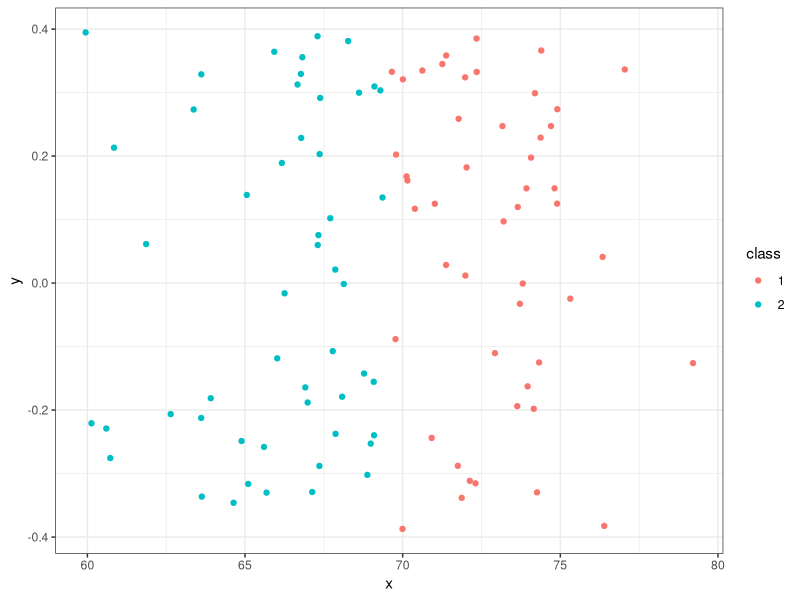
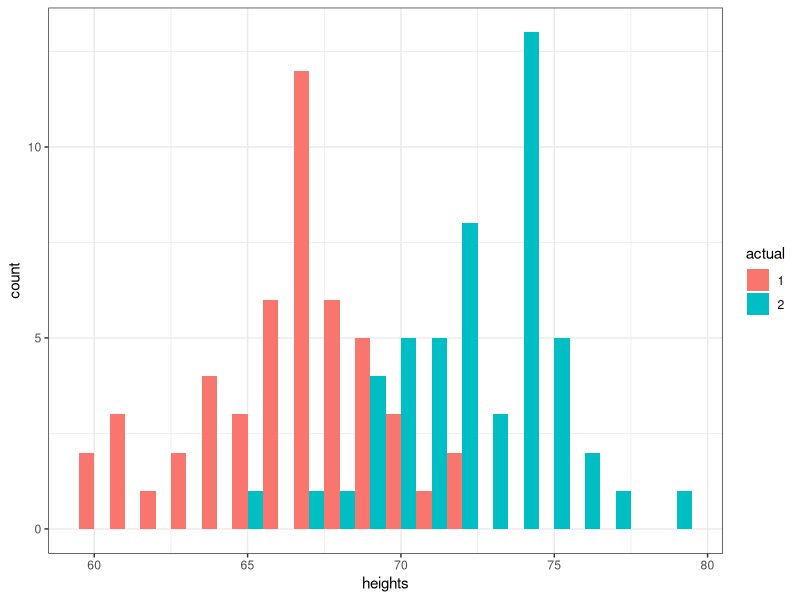
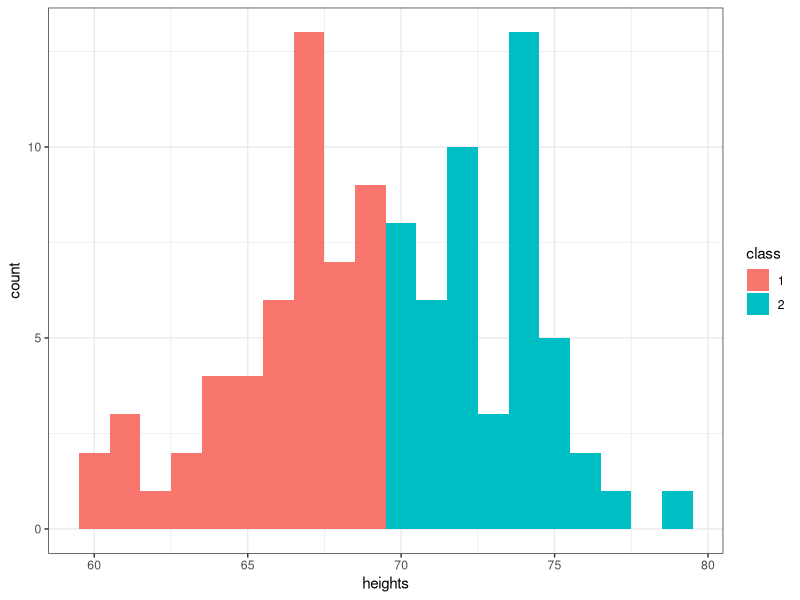
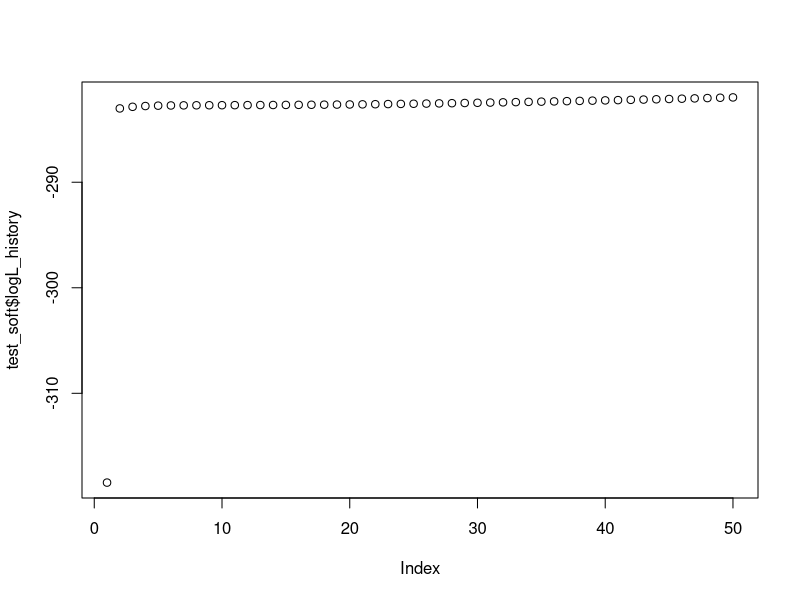
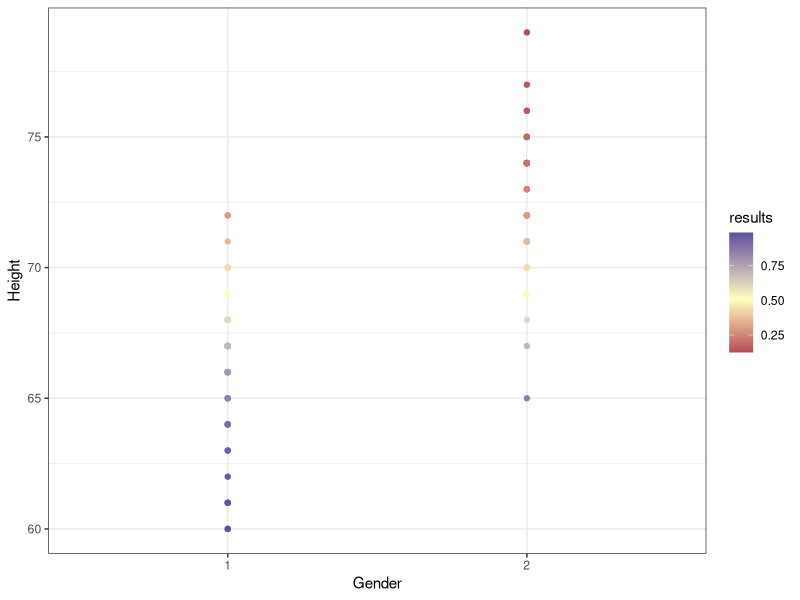
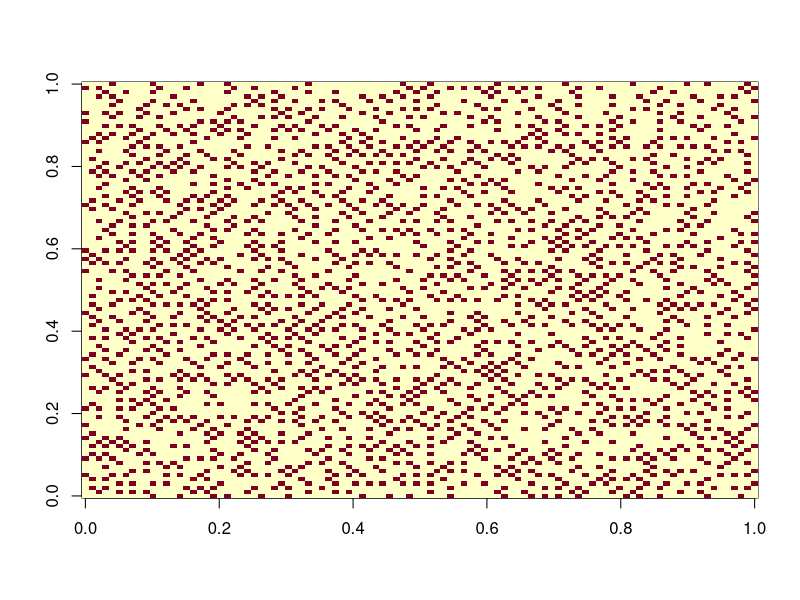
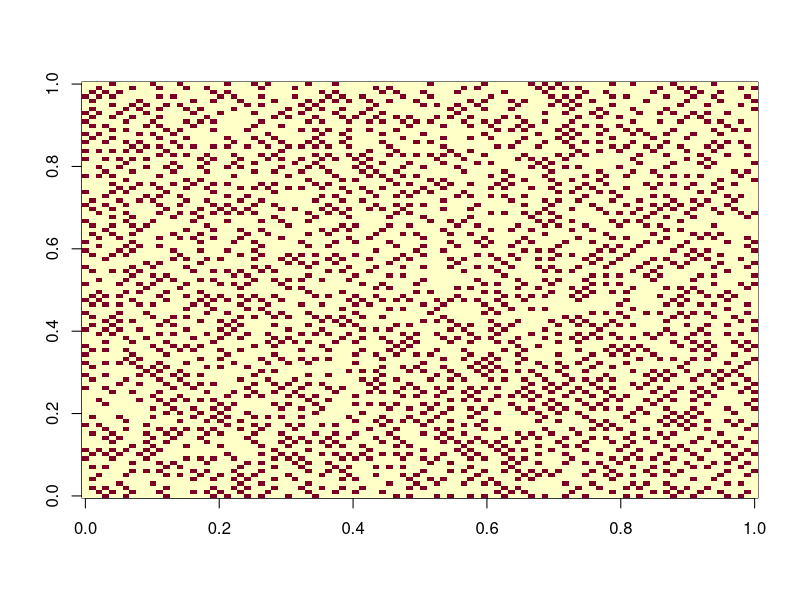

Write the R code that produced these figures, in order. (Note: a time limit stopped this script after it produced the figures.)
## ---- chunk 1
knitr::opts_chunk$set(echo = TRUE)
library(tidyverse)
## ---- chunk 2

set.seed(123)
hopeHeights <- read.table("Hope Heights.txt", header = TRUE)

X <- hopeHeights$Height
#X_synth <- c(X, X + rnorm(1000, mean = 0, sd = 1.2))

### Initialize theta with k means clustering

X.kmeans <- kmeans(X, 2)

X.kmeans.cluster <- X.kmeans$cluster

data.frame(x = X, class = as.factor(3-X.kmeans.cluster)) %>%
  ggplot(aes(x = x, y = 0, color = class)) +
  geom_jitter() + theme_bw()

X.kmeans.summary <- data.frame(x = X,
                               class = as.factor(X.kmeans.cluster)) %>%
  group_by(class) %>%
  summarise(n = n(),
            pi = n() / length(X),
            mu = mean(x),
            sigma2 = sd(x)^2)

init_theta <- c(X.kmeans.summary$mu, X.kmeans.summary$sigma2, X.kmeans.summary$pi) %>%
  setNames(c("mu1", "mu2", "s1", "s2", "p1", "p2"))

e_step_hard <- function(x, theta) {
  
  mu1 <- theta["mu1"]
  mu2 <- theta["mu2"]
  s1 <- theta["s1"]
  s2 <- theta["s2"]
  p1 <- theta["p1"]
  p2 <- theta["p2"]
  
  z1 <- dnorm(x, mu1, sqrt(s1)) * p1
  z2 <- dnorm(x, mu2, sqrt(s2)) * p2
  
  Z <- apply(cbind(z1, z2), 1, which.max)

  return(Z)
}

m_step_hard <- function(x, Z) {
  
  n1 <- sum(Z == 1)
  n2 <- sum(Z == 2)

  mu1 <- 1/n1 * sum(x[Z == 1])
  mu2 <- 1/n2 * sum(x[Z == 2])

  s1 <- sum((x[Z == 1] - mu1)^2) * 1/n1
  s2 <- sum((x[Z == 2] - mu2)^2) * 1/n2

  p1 <- n1 / length(x)
  p2 <- n2 / length(x)

  return(c(mu1, mu2, s1, s2, p1, p2) %>% setNames(c("mu1", "mu2", "s1", "s2", "p1", "p2")))
}

EM_hard <- function(x, start_theta, max_iter = 50){
  
  start_theta <- start_theta %>% 
    setNames(c("mu1", "mu2", "s1", "s2", "p1", "p2"))
  
  e.step <- e_step_hard(X, theta = start_theta)
  m.step.theta <- m_step_hard(X, e.step)
  
  iter <- 1
  while(iter <= max_iter) {

    e.step <- e_step_hard(X, m.step.theta)
    m.step <- m_step_hard(X, e.step)
    iter <- iter + 1
  }
  
  return(list(Class = e.step,
              theta = m.step))
  
}

set.seed(12)
#test <- EM_hard(X, c(mean(X) + rnorm(1), mean(X)+ rnorm(1), sd(X), sd(X), 0.45, 0.55))
test_hard <- EM_hard(X, init_theta)
test_hard$theta
#View(test$Class[1:100])


results <- data.frame(heights = X,
                      class = as.factor(test_hard$Class),
                      actual = as.factor(hopeHeights$Gender))

ggplot(data = results, aes(x = heights, fill  = actual)) +
  geom_histogram(binwidth = 1, position = "dodge") + theme_bw()

ggplot(data = results, aes(x = heights, fill  = class)) +
  geom_histogram(binwidth = 1)+ theme_bw()

## ---- chunk 3
# 
# set.seed(123)
# init_theta <- c(runif(2, min(X)*0.8, max(X)*1.2), (sd(X) + rnorm(2, 1, 1))^2, 0.6, 0.4)

## ---- chunk 4

e_step_soft <- function(x, theta) {
  
  mu1 <- theta["mu1"]
  mu2 <- theta["mu2"]
  s1 <- theta["s1"]
  s2 <- theta["s2"]
  p1 <- theta["p1"]
  p2 <- theta["p2"]
  
  z1 <- dnorm(x, mu1, sqrt(s1)) * p1
  z2 <- dnorm(x, mu2, sqrt(s2)) * p2
  
  sum.of.zs <- z1 + z2
  
  z1.post <- z1 / sum.of.zs
  z2.post <- z2 / sum.of.zs

  logLike <- sum(log(sum.of.zs))

  return(list("loglik" = logLike,
       "posterior.df" = cbind(z1.post, z2.post)))
}

m_step_soft <- function(x, posterior.df) {
  
  m1 <- sum(posterior.df[, 1])
  m2 <- sum(posterior.df[, 2])

  mu1 <- 1/m1 * sum(posterior.df[, 1] * x)
  mu2 <- 1/m2 * sum(posterior.df[, 2] * x)

  s1 <- sum(posterior.df[, 1] * (x - mu1)^2) * 1/m1
  s2 <- sum(posterior.df[, 2] * (x - mu2)^2) * 1/m2

  p1 <- m1 / length(x)
  p2 <- m2 / length(x)

  return(c(mu1, mu2, s1, s2, p1, p2) %>% setNames(c("mu1", "mu2", "s1", "s2", "p1", "p2")))
}


EM_soft <- function(x, init_theta, max_iter = 50, epsilon = 1e-4){
  
  init_theta <- init_theta %>%
    setNames(c("mu1", "mu2", "s1", "s2", "p1", "p2"))
  
  for (i in 1:max_iter) {
    if (i == 1) {
      # Initialization
      e.step <- e_step_soft(X, init_theta)
      m.step <- m_step_soft(X, e.step[["posterior.df"]])
      cur.loglik <- e.step[["loglik"]]
      loglik.vector <- e.step[["loglik"]]
    } else {
      # Repeat E and M steps till convergence
      e.step <- e_step_soft(X, m.step)
      m.step <- m_step_soft(X, e.step[["posterior.df"]])
      loglik.vector <- c(loglik.vector, e.step[["loglik"]])
      
      loglik.diff <- abs((cur.loglik - e.step[["loglik"]]))
      if(loglik.diff < epsilon) {
        break
      } else {
        cur.loglik <- e.step[["loglik"]]
      }
    }
  }
  
  return(list(
    theta = m.step,
    logL_history = loglik.vector,
    probs = e.step[["posterior.df"]]
  ))
}

set.seed(21)
test_soft <- EM_soft(X, 
                init_theta = c(mean(X) + rnorm(1), mean(X)+ rnorm(1), sd(X)+ rnorm(1)^2, sd(X)+ rnorm(1)^2, 0.45, 0.55),
                max_iter = 50,
                epsilon = 1e-3)

#test$logL_history

plot(test_soft$logL_history)

test_soft$theta
test_hard$theta
## ---- chunk 5

X_soft <- hopeHeights
X_soft$results = test_soft$probs[,1]
X_soft$Gender = as.factor(X_soft$Gender)

ggplot(X_soft, aes(x = Gender, y = Height)) +
  geom_point(aes(color = results)) +
  #scale_color_brewer(palette = "Spectral")
  scale_color_gradient2(low = "#9E0142", mid = "#FFFFBF", high = "#5E4FA2", midpoint = 0.51) +
  theme_bw()

X_soft <- X_soft %>%
  mutate(genderGuess = ifelse(results <= 0.51, 2, 1)) %>%
  mutate(genderGuess = as.factor(genderGuess))


sum(X_soft$Gender == X_soft$genderGuess) / nrow(X_soft)

## ---- chunk 6
TimeSeries <- read_csv("TimeSeries.csv")
X <- TimeSeries %>% as.matrix()
#plot(TimeSeries[1,], type="l", ylim=c(-12,12))

# for (i in 2:1000) {
#   lines(TimeSeries[i,])
# }


## ---- chunk 7

init_assignments <- sample(c(1:4), 1000, replace = T)
Z <- init_assignments

m_step_hard <- function(X, Z){
  
  N1 <- sum(Z == 1)
  N2 <- sum(Z == 2)
  N3 <- sum(Z == 3)
  N4 <- sum(Z == 4)
  
  mu1 <- 1/N1 * colSums(X[Z == 1,])
  mu2 <- 1/N2 * colSums(X[Z == 2,])
  mu3 <- 1/N3 * colSums(X[Z == 3,])
  mu4 <- 1/N4 * colSums(X[Z == 4,])
  

  sigma1 <- 1/N1 * t(X[Z==1, ] - matrix(1, nrow = N1) %*% mu1) %*%(X[Z==1, ] - matrix(1, nrow = N1) %*% mu1)
  sigma2 <- 1/N2 * t(X[Z==2, ] - matrix(1, nrow = N2) %*% mu2) %*%(X[Z==2, ] - matrix(1, nrow = N2) %*% mu2)
  sigma3 <- 1/N3 * t(X[Z==3, ] - matrix(1, nrow = N3) %*% mu3) %*%(X[Z==3, ] - matrix(1, nrow = N3) %*% mu3)
  sigma4 <- 1/N4 * t(X[Z==4, ] - matrix(1, nrow = N4) %*% mu4) %*%(X[Z==4, ] - matrix(1, nrow = N4) %*% mu4)

  Sigma <- list(sigma1, sigma2, sigma3, sigma4)
  
  Pi <- c(N1, N2, N3, N4) / sum(N1, N2, N3, N4)
  
  Mu <- rbind(mu1, mu2, mu3, mu4)
  
  theta <- list(Mu = Mu, Sigma = Sigma, Pi = Pi)
  
  return(theta)
  
}


e_step_hard <- function(x, theta){
  
  require(mvtnorm)
  mu1 <- theta$Mu[1, ]
  mu2 <- theta$Mu[2, ]
  mu3 <- theta$Mu[3, ]
  mu4 <- theta$Mu[4, ]
  
  sigma1 <- theta$Sigma[[1]]
  sigma2 <- theta$Sigma[[2]]
  sigma3 <- theta$Sigma[[3]]
  sigma4 <- theta$Sigma[[4]]
  
  p1 <- theta$Pi[1]
  p2 <- theta$Pi[2]
  p3 <- theta$Pi[3]
  p4 <- theta$Pi[4]
  

  z1 <- p1 * apply(X, 1, dmvnorm, mean = mu1, sigma = sigma1)
  z2 <- p2 * apply(X, 1, dmvnorm, mean = mu2, sigma = sigma2)
  z3 <- p3 * apply(X, 1, dmvnorm, mean = mu3, sigma = sigma3)
  z4 <- p4 * apply(X, 1, dmvnorm, mean = mu4, sigma = sigma4)
  
  Z <- cbind(z1, z2, z3, z4)
  Z <- apply(Z, 1, which.max)
  return(Z)
  
}


#start_Z <- matrix(rep(diag(1, 4), 250), nrow = 1000, byrow = T)
start_Z <- init_assignments

EM_hard <- function(x, start_Z, max_iter = 50){
  
  m.step.theta <- m_step_hard(X, start_Z)
  e.step <- e_step_hard(X, theta = m.step.theta)
  
  iter <- 1
  while(iter <= max_iter) {
    m.step <- m_step_hard(X, e.step)
    e.step <- e_step_hard(X, m.step.theta)
    iter <- iter + 1
  }
  
  return(list(Class = e.step,
              theta = m.step))
  
}

EM_hard_results <- EM_hard(X, init_assignments)
EM_hard_results$theta$Pi
EM_hard_results$theta$Mu


## ---- chunk 8

Z <- matrix(runif(4000), ncol = 4)
Z <- Z / rowSums(Z)

m_step_soft <- function(X, Z){
  
  M1 <- sum(Z[ ,1])
  M2 <- sum(Z[ ,2]) 
  M3 <- sum(Z[ ,3])
  M4 <- sum(Z[ ,4])
  
  mu1 <- 1/M1 * colSums(Z[,1] * X)
  mu2 <- 1/M2 * colSums(Z[,2] * X)
  mu3 <- 1/M3 * colSums(Z[,3] * X)
  mu4 <- 1/M4 * colSums(Z[,4] * X)
  
  obs <- nrow(X)
  
  sigma1 <- matrix(0, 20, 20)
  for (i in 1:1000) {
    sigma1 <- sigma1 + Z[i,1] * (matrix(X[i,]) - mu1) %*% t(matrix(X[i,]) - mu1)
  }
  sigma1 <- sigma1 / M1
  
  sigma2 <- matrix(0, 20, 20)
  for (i in 1:1000) {
    sigma2 <- sigma2 + Z[i,2] * (matrix(X[i,]) - mu2) %*% t(matrix(X[i,]) - mu2)
  }
  sigma2 <- sigma2 / M2
  
  sigma3 <- matrix(0, 20, 20)
  for (i in 1:1000) {
    sigma3 <- sigma3 + Z[i,3] * (matrix(X[i,]) - mu3) %*% t(matrix(X[i,]) - mu3)
  }
  sigma3 <- sigma3 / M3
  
  sigma4 <- matrix(0, 20, 20)
  for (i in 1:1000) {
    sigma4 <- sigma4 + Z[i,4] * (matrix(X[i,]) - mu4) %*% t(matrix(X[i,]) - mu4)
  }
  sigma4 <- sigma4 / M4

  Sigma <- list(sigma1, sigma2, sigma3, sigma4)
  
  Pi <- c(M1, M2, M3, M4) / sum(M1, M2, M3, M4)
  
  Mu <- rbind(mu1, mu2, mu3, mu4)
  
  theta <- list(Mu = Mu, Sigma = Sigma, Pi = Pi)
  
  return(theta)
  
}

e_step_soft <- function(x, theta){
  
  require(mvtnorm)
  mu1 <- theta$Mu[1, ]
  mu2 <- theta$Mu[2, ]
  mu3 <- theta$Mu[3, ]
  mu4 <- theta$Mu[4, ]
  
  sigma1 <- theta$Sigma[[1]]
  sigma2 <- theta$Sigma[[2]]
  sigma3 <- theta$Sigma[[3]]
  sigma4 <- theta$Sigma[[4]]
  
  p1 <- theta$Pi[1]
  p2 <- theta$Pi[2]
  p3 <- theta$Pi[3]
  p4 <- theta$Pi[4]
  

  z1 <- p1 * apply(X, 1, dmvnorm, mean = mu1, sigma = sigma1)
  z2 <- p2 * apply(X, 1, dmvnorm, mean = mu2, sigma = sigma2)
  z3 <- p3 * apply(X, 1, dmvnorm, mean = mu3, sigma = sigma3)
  z4 <- p4 * apply(X, 1, dmvnorm, mean = mu4, sigma = sigma4)
  
  Z <- cbind(z1, z2, z3, z4) / rowSums(cbind(z1, z2, z3, z4))
  
  return(Z)
  
}

init_Z <- Z
EM_soft <- function(X, init_Z, max_iter = 50, epsilon = 1e-3){
  
  # init_theta <- init_theta %>%
  #   setNames(c("mu1", "mu2", "s1", "s2", "p1", "p2"))
  
  for (i in 1:max_iter) {
    if (i == 1) {
      # Initialization
      m.step <- m_step_soft(X, init_Z)
      e.step <- e_step_soft(X, m.step)
      #cur.loglik <- e.step[["loglik"]]
      #loglik.vector <- e.step[["loglik"]]
    } else {
      # Repeat E and M steps till convergence
      m.step <- m_step_soft(X, e.step)
      e.step <- e_step_soft(X, m.step)
      #loglik.vector <- c(loglik.vector, e.step[["loglik"]])
      
      #loglik.diff <- abs((cur.loglik - e.step[["loglik"]]))
      # if(loglik.diff < epsilon) {
      #   break
      # } else {
      #   cur.loglik <- e.step[["loglik"]]
      # }
    }
  }
  
  return(list(
    theta = m.step,
    #logL_history = loglik.vector,
    probs = e.step
  ))
}

EM_soft_results <- EM_soft(X, init_Z = init_Z)

EM_soft_results$theta$Pi
EM_hard_results$theta$Pi

EM_soft_results$theta$Mu
EM_hard_results$theta$Mu

## ---- chunk 9

w <- matrix(0, nrow = 100, ncol = 100)
X_0 <- w
X <- X_0

f_X <- matrix(c(sum(X_0), 0), ncol = 2)

is_hardcore <- function(W){
  
  ### Check rowwise hardcore
  hc_rowwise <- !any(apply(W, 1, function(x){
    any(x[1:99] + x[2:100] == 2)
  }))
  
  ### Check column wise hardcore
  hc_columnwise <- !any(apply(W, 2, function(x){
    any(x[1:99] + x[2:100] == 2)
  }))
  
  return(!any(!hc_rowwise, !hc_columnwise))
  
}

set.seed(123)
iteration = 1
while (iteration <= 50000) {
  
  i <- runif(1, 1, 100) %>% round()
  j <- runif(1, 1, 100) %>% round()
  
  if(w[i,j] == 0){
    w[i,j] = 1
  }else{
      w[i,j] = 0
    }
  
  HardCore <- is_hardcore(w)
  
  if(HardCore){
    X <- w
    #last_HC <- iteration
  }else{w <- X}
  # if(iteration - last_HC >= 100){
  #   w <- X
  #   w[sample(1:100, 3), sample(1:100, 3)] = 0}
  # 
  f_X <- rbind(f_X, c(sum(X), iteration))
  if(iteration %% 10000 == 0){image(X)}
  #if(iteration %% 5000 == 0){print(iteration)}
  
  iteration <- iteration + 1
  
}


f_X %>% as.data.frame() %>% ggplot(aes(x = V2, y = V1)) + geom_line()



## ---- chunk 10

MHHardcoreAlgo <- function(iterations){
  
  w <- matrix(0, nrow = 100, ncol = 100)
  X <- w
  
  f_X <- sum(X)
  
  is_hardcore <- function(W){
    
    ### Check rowwise hardcore
    hc_rowwise <- !any(apply(W, 1, function(x){
      any(x[1:99] + x[2:100] == 2)
    }))
    
    ### Check column wise hardcore
    hc_columnwise <- !any(apply(W, 2, function(x){
      any(x[1:99] + x[2:100] == 2)
    }))
    
    return(!any(!hc_rowwise, !hc_columnwise))
    
  }
  
  iter = 1
  while (iter <= iterations) {
    
    i <- round(runif(1, 1, 100))
    j <- round(runif(1, 1, 100))
    
    if(w[i,j] == 0){
      w[i,j] = 1
    }else{
      w[i,j] = 0
    }
    
    HardCore <- is_hardcore(w)
    
    if(HardCore){
      X <- w
    }else{w <- X}
    
    f_X <- c(f_X, sum(X))
    
    iter <- iter + 1
    
  }
  
  samples <- f_X[seq(30000, iterations, 1000)]
  
  return(samples)
}

library(parallel)
cl <- parallel::makeCluster(detectCores() - 1)
f_X_dist <- parSapply(cl = cl, X = rep(100000, 11), FUN = MHHardcoreAlgo)
stopCluster(cl)

f_X <- data.frame(fX = c(f_X_dist[,1], f_X_dist[,2], f_X_dist[,3], f_X_dist[,4] ,f_X_dist[,5], f_X_dist[,6] ,f_X_dist[,7],
                         f_X_dist[,8], f_X_dist[,9], f_X_dist[,10], f_X_dist[,11]))

ggplot(f_X, aes(x = fX/100^2)) +
  geom_histogram(color = "red", fill = "green") +
  theme_bw() 

## ---- chunk 11

MHAlgo <- function(iterations){
  
  w <- matrix(0, nrow = 100, ncol = 100)
  w[1,1] = 1
  Y <- w
  
  f_Y <- sum(Y)
  
  
  iter = 1
  while (iter <= iterations) {
    
    i <- round(runif(1, 1, 100))
    j <- round(runif(1, 1, 100))
    
    if(w[i,j] == 0){
      w[i,j] = 1
    }else{
      w[i,j] = 0
    }
    
    U <- runif(1)
    
    if(U < min(1, (sum(w)^2 / sum(Y)^2))){
      Y <- w
    }else{w <- Y}
    
    f_Y <- c(f_Y, sum(Y))
    
    iter <- iter + 1
    
  }
  
  samples <- f_Y[seq(40000, iterations, 1000)]
  
  return(samples)
}

cl <- parallel::makeCluster(detectCores() - 1)
f_Y_dist <- parSapply(cl = cl, X = rep(200000, 11), FUN = MHAlgo)
stopCluster(cl)

f_Y <- data.frame(fY = c(f_Y_dist[,1], f_Y_dist[,2], f_Y_dist[,3], f_Y_dist[,4] ,f_Y_dist[,5], f_Y_dist[,6] ,f_Y_dist[,7],
                         f_Y_dist[,8], f_Y_dist[,9], f_Y_dist[,10], f_Y_dist[,11]))

ggplot(f_Y, aes(x = fY/100^2)) +
  geom_histogram(color = "green", fill = "red") +
  theme_bw() 
